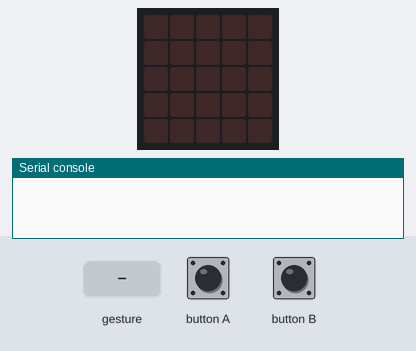
Simulated run of this program. Board: BBC micro:bit (MakeCode). On the bench: the board's 5×5 LED display, the last lines printed to the serial console. Inputs (shaded band) come from the test bench. No radio messages arrive unless stated (any console line starting 'radio sent:' is added by the test bench); a tilt is held for 1.5 s and a shake lasts 1 s, then the board lies face up again.

Above: at 1.2 s.
1.3 s: button A pressed for 0.15 s
At 1.8 s:
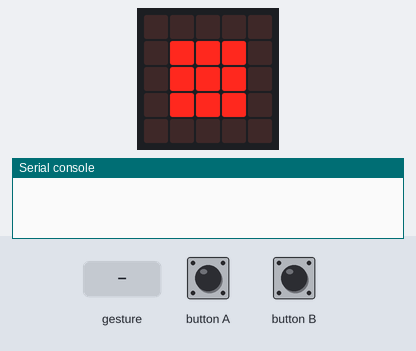
3.4 s: button B pressed for 0.15 s
At 3.9 s:
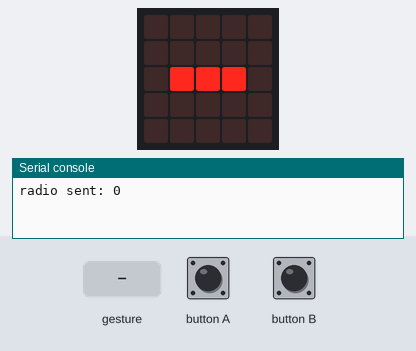
5.5 s: gesture 'shake'
At 6.1 s:
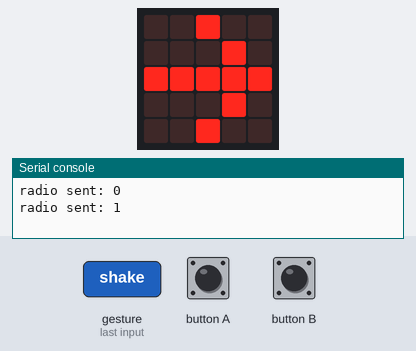
7.7 s: gesture 'screen down'
At 8.2 s:
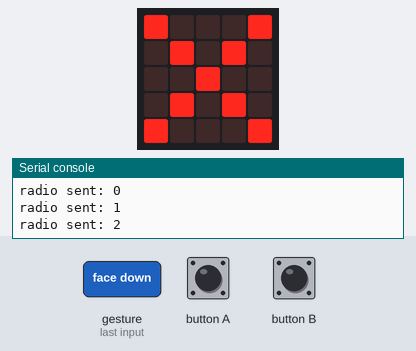
Timing chart, 0 to 10.7 s (numbered marks = the images above; inputs shaded):
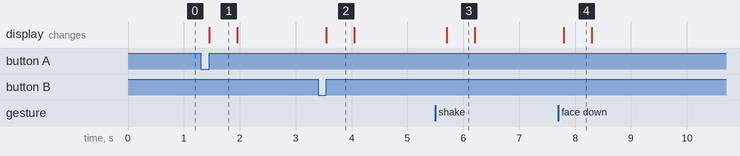

The program:

main.ts
```typescript
radio.onReceivedNumber(function (receivedNumber) {
    if (receivedNumber == 0) {
        basic.showLeds(`
            . . . . .
            . # # # .
            . # # # .
            . # # # .
            . . . . .
            `)
    } else if (receivedNumber == 1) {
        basic.showLeds(`
            . . . . .
            . . . . .
            . # # # .
            . . . . .
            . . . . .
            `)
    } else if (receivedNumber == 2) {
        basic.showLeds(`
            . . # . .
            . . . # .
            # # # # #
            . . . # .
            . . # . .
            `)
    } else {
        basic.showLeds(`
            # . . . #
            . # . # .
            . . # . .
            . # . # .
            # . . . #
            `)
    }
    basic.pause(100)
    basic.showLeds(`
        . . . . .
        . . . . .
        . . . . .
        . . . . .
        . . . . .
        `)
})
input.onButtonPressed(Button.A, function () {
    basic.showLeds(`
        . . . . .
        . # # # .
        . # # # .
        . # # # .
        . . . . .
        `)
    radio.sendNumber(0)
    basic.pause(100)
    basic.showLeds(`
        . . . . .
        . . . . .
        . . . . .
        . . . . .
        . . . . .
        `)
})
input.onGesture(Gesture.Shake, function () {
    basic.showLeds(`
        . . # . .
        . . . # .
        # # # # #
        . . . # .
        . . # . .
        `)
    radio.sendNumber(2)
    basic.pause(100)
    basic.showLeds(`
        . . . . .
        . . . . .
        . . . . .
        . . . . .
        . . . . .
        `)
})
input.onButtonPressed(Button.B, function () {
    basic.showLeds(`
        . . . . .
        . . . . .
        . # # # .
        . . . . .
        . . . . .
        `)
    radio.sendNumber(1)
    basic.pause(100)
    basic.showLeds(`
        . . . . .
        . . . . .
        . . . . .
        . . . . .
        . . . . .
        `)
})
input.onGesture(Gesture.ScreenDown, function () {
    basic.showLeds(`
        # . . . #
        . # . # .
        . . # . .
        . # . # .
        # . . . #
        `)
    radio.sendNumber(3)
    basic.pause(100)
    basic.showLeds(`
        . . . . .
        . . . . .
        . . . . .
        . . . . .
        . . . . .
        `)
})
radio.setTransmitPower(7)
radio.setGroup(1)
```

test.ts
```typescript
// testes vão aqui; isto não será compilado quando este pacote for usado como uma extensão.
```

Measured:
- after the input at 1.3 s, the display: changes after 0.15 s (image 1)
- after the input at 3.4 s, the display: changes after 0.15 s (image 2)
- after the input at 5.5 s, the display: changes after 0.20 s (image 3)
- after the input at 7.7 s, the display: changes after 0.10 s (image 4)
- what the display in image 1 shows lasts 0.5 s, from 1.5 s to 2.0 s
